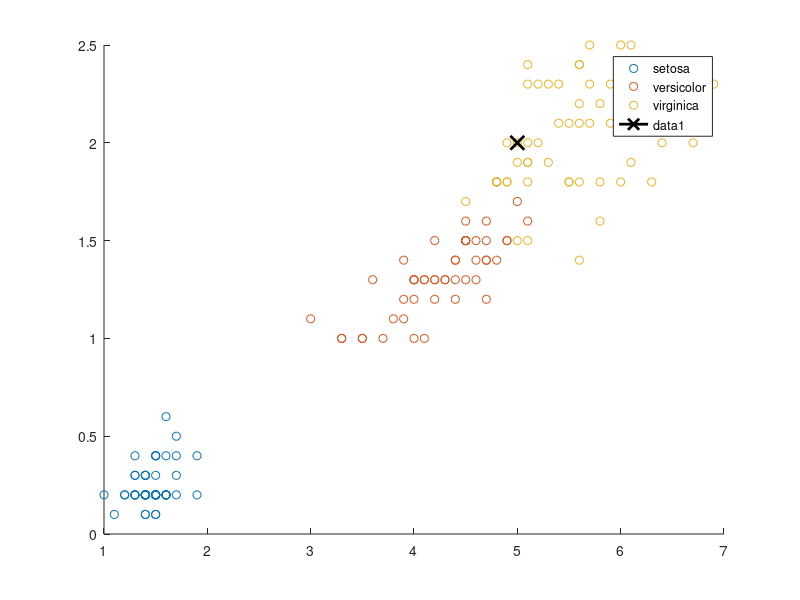

This figure's MATLAB source: (Note: this script raises an error after producing the figure.)
clear all

load fisheriris
x = meas(:,3:4);
gscatter(x(:,1),x(:,2),species)
legend('Location','best')

NumNeighbors = 20;
newpoint = [5 2];


line(newpoint(1),newpoint(2),'marker','x','color','k',...
   'markersize',10,'linewidth',2)

Mdl = KDTreeSearcher(x);
[n,d] = knnsearch(Mdl,newpoint,'k',NumNeighbors);
line(x(n,1),x(n,2),'color',[.5 .5 .5],'marker','o',...
    'linestyle','none','markersize',10)

ctr = newpoint - d(end);
diameter = 2*d(end);
% Draw a circle around the 10 nearest neighbors.
h = rectangle('position',[ctr,diameter,diameter],...
   'curvature',[1 1]);
h.LineStyle = ':';

tabulate(species(n))